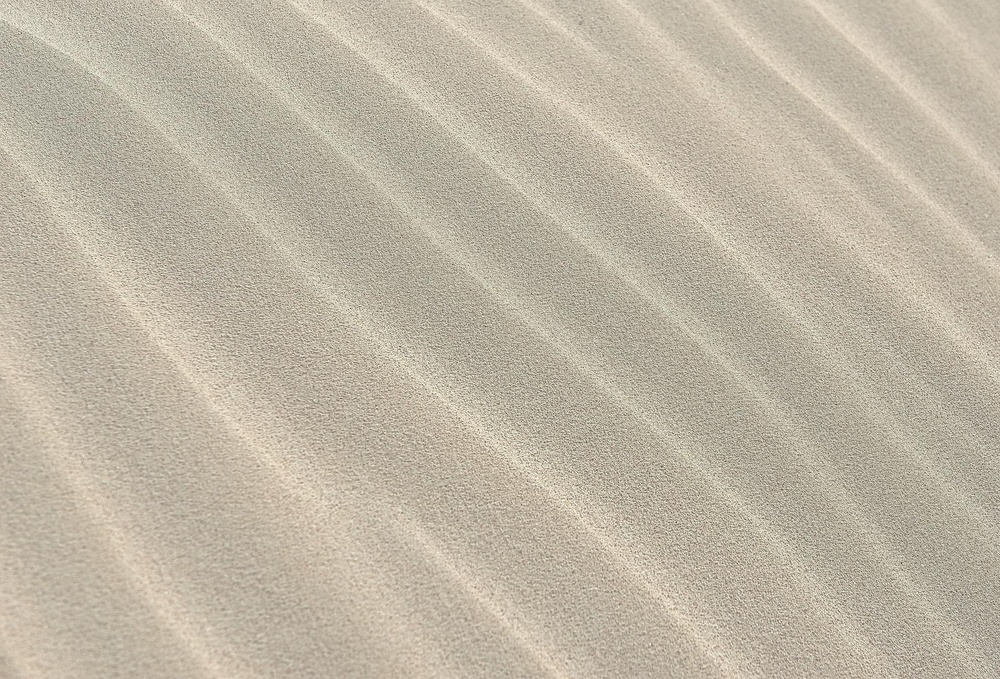
#> input picture fig_raw/wood_2.jpg, 1000 x 679 px, shrunk from 1920 x 1303 before the run
$ jupyter execute Sharp.ipynb
#> lines starting #> are read from the running program, lines starting #| are printed output that depends on the picture
[cell 1]
import numpy as np
import matplotlib.pyplot as plt
import cv2

[cell 2]
# 画像の読み込みと元画像の表示
house = cv2.imread('./../fig_raw/wood_2.jpg',0)
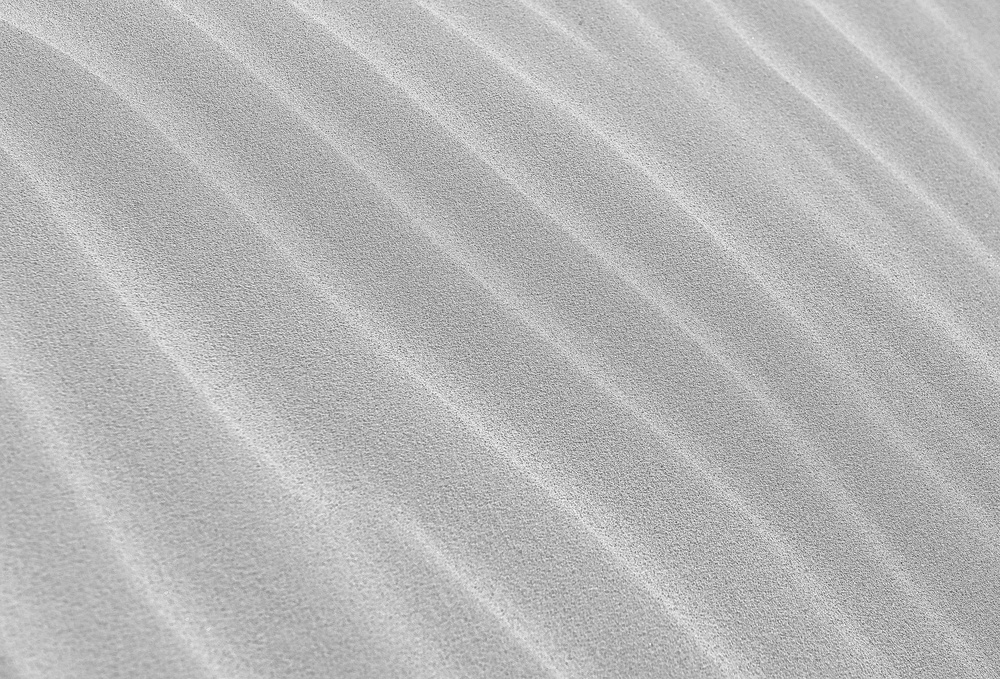
#> house: shape (679, 1000); min 69, max 254, mean 182.8
plt.imshow(house,cmap='gray')
plt.title('元画像')
plt.show()

# 鮮鋭化フィルタ
k = 20
kernel = np.array([[-k/9,-k/9,-k/9],[-k/9,((8*k/9)+1),-k/9],[-k/9,-k/9,-k/9]])
house_sharp = cv2.filter2D(house, -1, kernel)
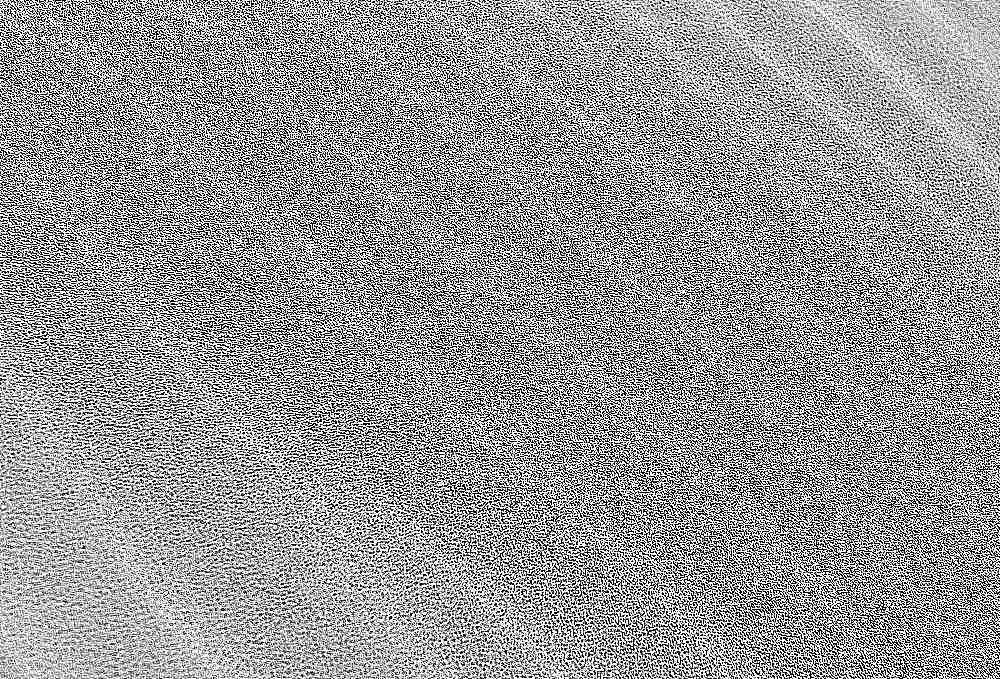
#> house_sharp: shape (679, 1000); min 0, max 255, mean 152.6
plt.imshow(house_sharp,cmap='gray')
plt.title('鮮鋭化')
plt.show()

$ run again, with fig_raw/wood_1.jpg copied over fig_raw/wood_2.jpg
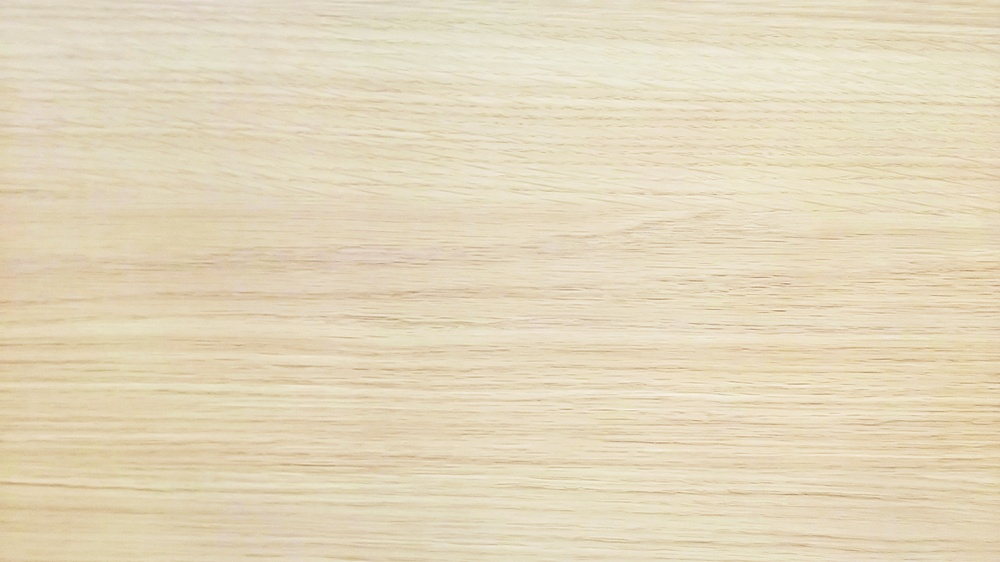
#> input picture fig_raw/wood_1.jpg, 1000 x 562 px, shrunk from 1920 x 1080 before the run
#> `house = cv2.imread('./../fig_raw/wood_2.jpg',0)`:
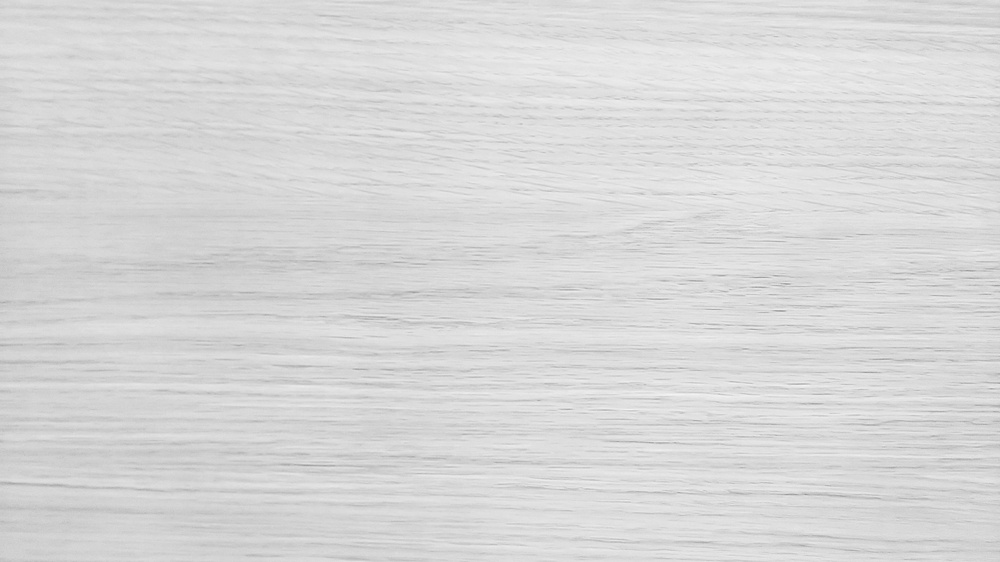
#> house: shape (562, 1000); min 149, max 246, mean 215.8
#> `house_sharp = cv2.filter2D(house, -1, kernel)`:
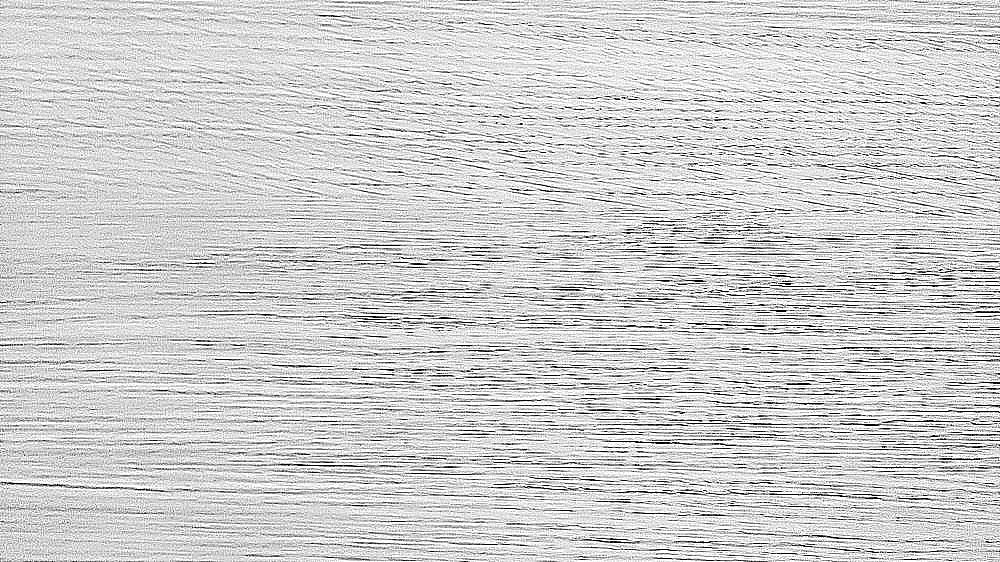
#> house_sharp: shape (562, 1000); min 0, max 255, mean 207.2

$ run again, with fig_raw/wood_3.jpg copied over fig_raw/wood_2.jpg
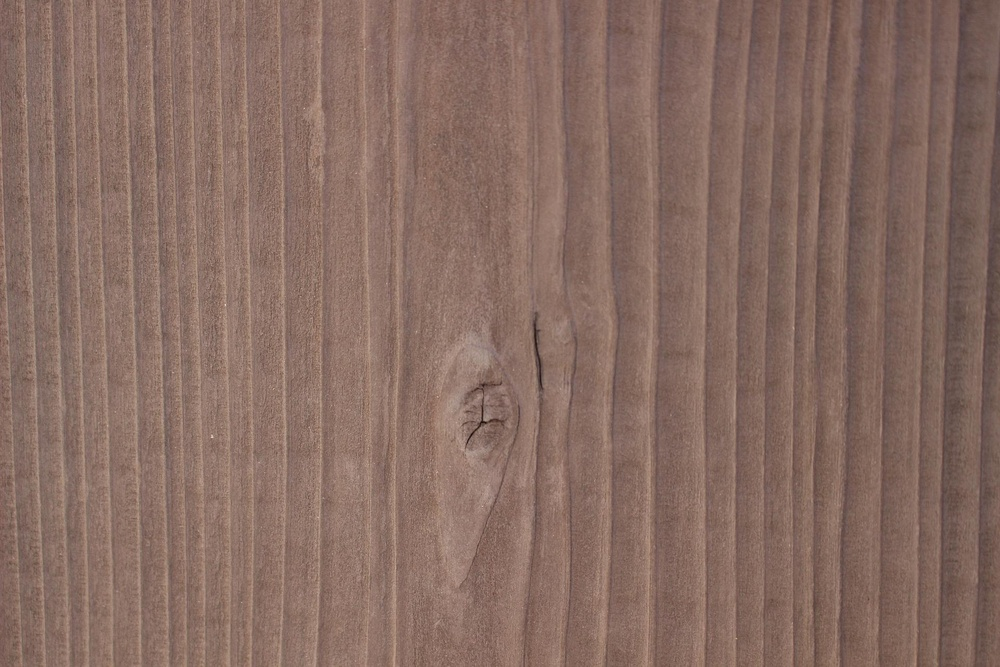
#> input picture fig_raw/wood_3.jpg, 1000 x 667 px, shrunk from 1920 x 1280 before the run
#> `house = cv2.imread('./../fig_raw/wood_2.jpg',0)`:
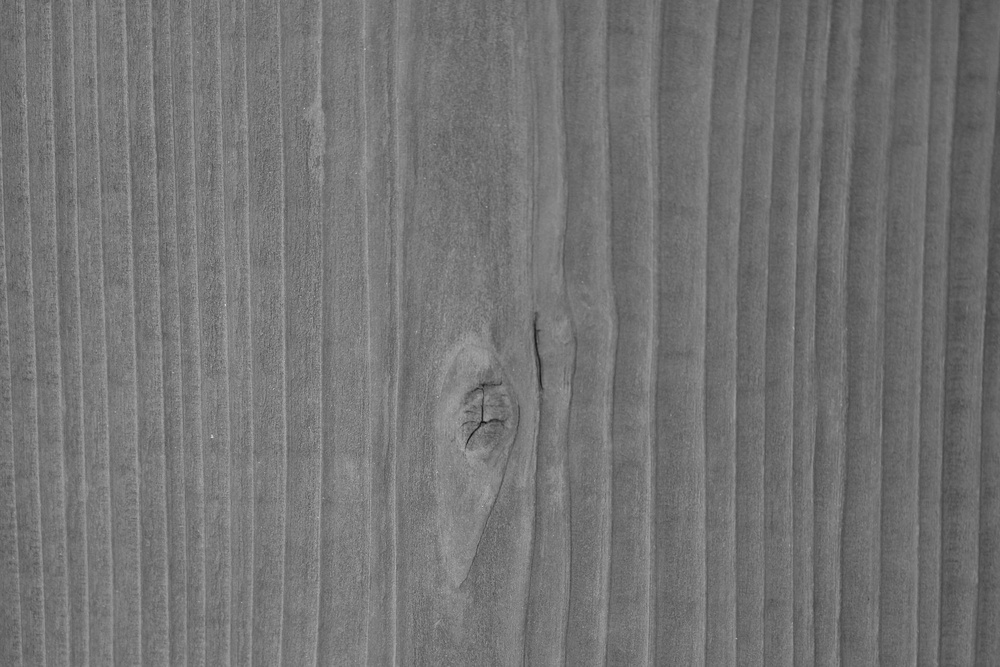
#> house: shape (667, 1000); min 16, max 217, mean 115.3
#> `house_sharp = cv2.filter2D(house, -1, kernel)`:
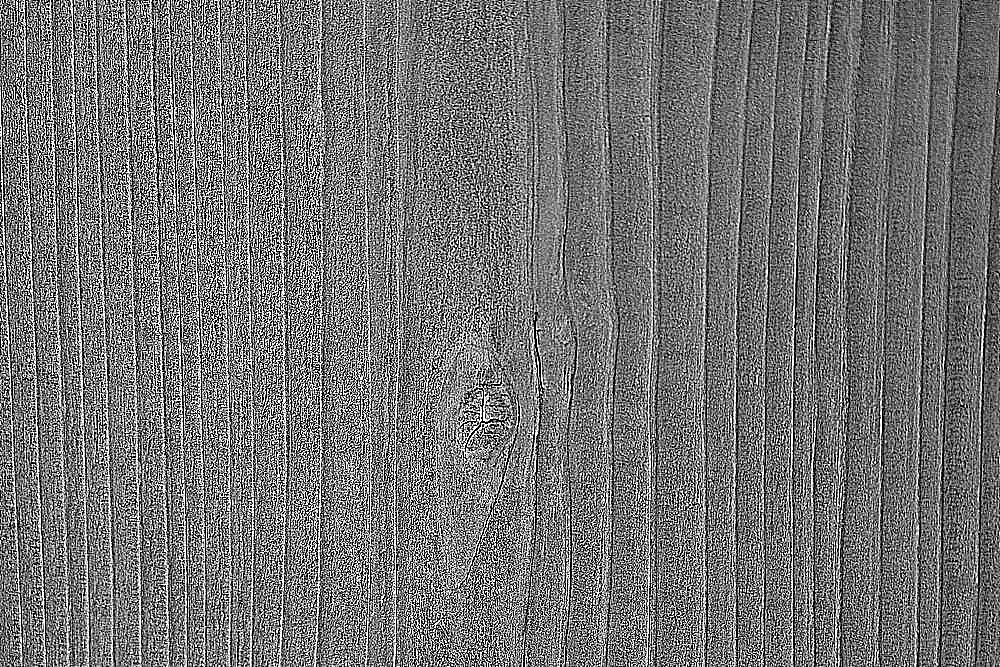
#> house_sharp: shape (667, 1000); min 0, max 255, mean 116.6
